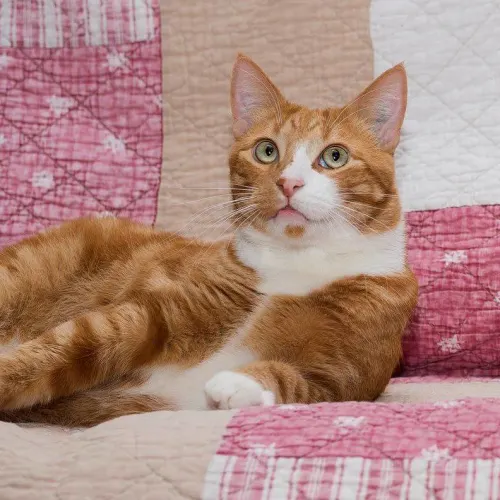
#> input picture cat.jpg, 500 x 500 px
$ python image_rotate_cv2.py
#> lines starting #> are read from the running program, lines starting #| are printed output that depends on the picture
#!/usr/bin/python3

import cv2
from time import sleep

img=cv2.imread('cat.jpg',0)
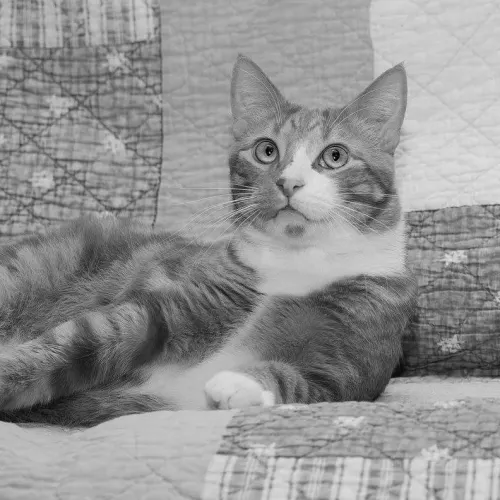
#> img: shape (500, 500); min 2, max 225, mean 146.2
rows,cols= img.shape
#> rows = 500; cols = 500
for i in range(10):
    M=cv2.getRotationMatrix2D((cols/2,rows/2),25,1)
    dst = cv2.warpAffine(img,M,(cols,rows))
    cv2.imshow('d',dst)
#> this loop made 10 passes
#> pass 1, `dst = cv2.warpAffine(img,M,(cols,rows))`:
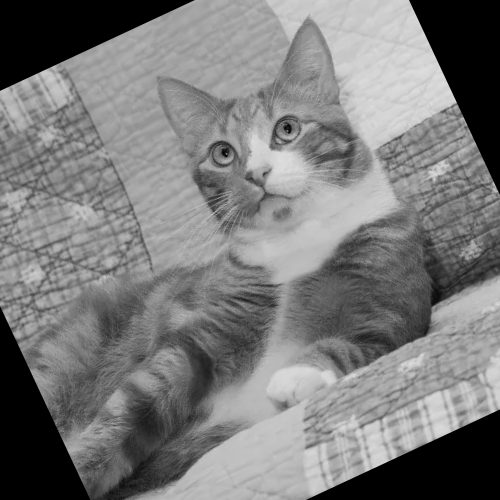
#> dst: shape (500, 500); min 0, max 224, mean 122.4

$ run again, with dog.jpg copied over cat.jpg
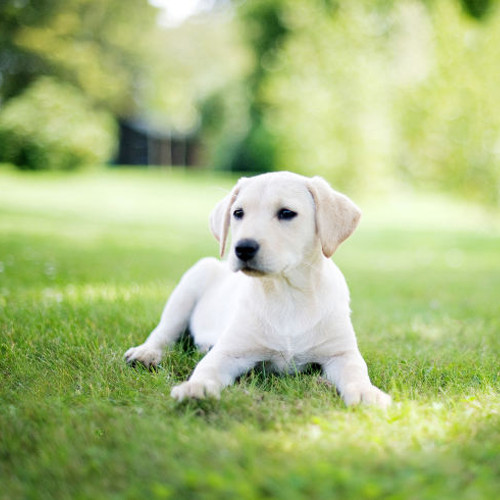
#> input picture dog.jpg, 500 x 500 px
#> `img=cv2.imread('cat.jpg',0)`:
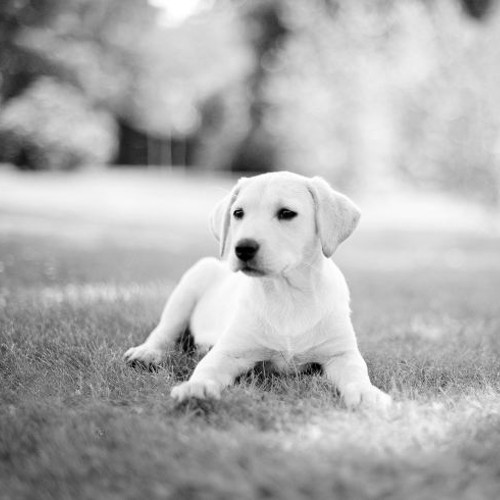
#> img: shape (500, 500); min 0, max 255, mean 175.2
#> the loop `for i in range(10):` made 10 passes
#> pass 1, `dst = cv2.warpAffine(img,M,(cols,rows))`:
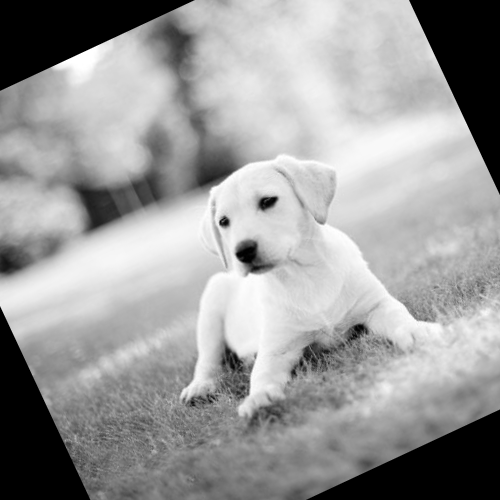
#> dst: shape (500, 500); min 0, max 255, mean 155.2
